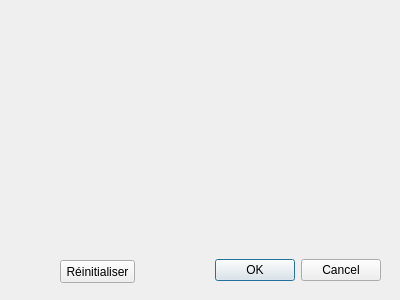
<?xml version="1.0" encoding="UTF-8"?>
<ui version="4.0">
 <class>DialogPolygon</class>
 <widget class="QDialog" name="DialogPolygon">
  <property name="geometry">
   <rect>
    <x>0</x>
    <y>0</y>
    <width>400</width>
    <height>300</height>
   </rect>
  </property>
  <property name="windowTitle">
   <string>Forme personalisée</string>
  </property>
  <widget class="QDialogButtonBox" name="buttonBox">
   <property name="geometry">
    <rect>
     <x>40</x>
     <y>250</y>
     <width>341</width>
     <height>41</height>
    </rect>
   </property>
   <property name="orientation">
    <enum>Qt::Horizontal</enum>
   </property>
   <property name="standardButtons">
    <set>QDialogButtonBox::Cancel|QDialogButtonBox::Ok</set>
   </property>
  </widget>
  <widget class="QLabel" name="labelImage">
   <property name="geometry">
    <rect>
     <x>0</x>
     <y>0</y>
     <width>400</width>
     <height>240</height>
    </rect>
   </property>
   <property name="text">
    <string/>
   </property>
  </widget>
  <widget class="QPushButton" name="pushButtonReinitPolygon">
   <property name="geometry">
    <rect>
     <x>60</x>
     <y>260</y>
     <width>75</width>
     <height>23</height>
    </rect>
   </property>
   <property name="text">
    <string>Réinitialiser</string>
   </property>
  </widget>
 </widget>
 <resources/>
 <connections>
  <connection>
   <sender>buttonBox</sender>
   <signal>accepted()</signal>
   <receiver>DialogPolygon</receiver>
   <slot>accept()</slot>
   <hints>
    <hint type="sourcelabel">
     <x>248</x>
     <y>254</y>
    </hint>
    <hint type="destinationlabel">
     <x>157</x>
     <y>274</y>
    </hint>
   </hints>
  </connection>
  <connection>
   <sender>buttonBox</sender>
   <signal>rejected()</signal>
   <receiver>DialogPolygon</receiver>
   <slot>reject()</slot>
   <hints>
    <hint type="sourcelabel">
     <x>316</x>
     <y>260</y>
    </hint>
    <hint type="destinationlabel">
     <x>286</x>
     <y>274</y>
    </hint>
   </hints>
  </connection>
 </connections>
</ui>
